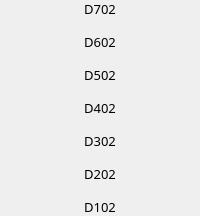
                            <widget class="QFrame" name="frame_70">
                             <property name="frameShape">
                              <enum>QFrame::NoFrame</enum>
                             </property>
                             <property name="frameShadow">
                              <enum>QFrame::Raised</enum>
                             </property>
                             <layout class="QVBoxLayout" name="verticalLayout_76">
                              <property name="spacing">
                               <number>15</number>
                              </property>
                              <property name="leftMargin">
                               <number>0</number>
                              </property>
                              <property name="topMargin">
                               <number>0</number>
                              </property>
                              <property name="rightMargin">
                               <number>0</number>
                              </property>
                              <property name="bottomMargin">
                               <number>0</number>
                              </property>
                              <item>
                               <widget class="QLabel" name="label_33">
                                <property name="font">
                                 <font>
                                  <family>Mitr SemiBold</family>
                                  <pointsize>10</pointsize>
                                 </font>
                                </property>
                                <property name="text">
                                 <string>D702</string>
                                </property>
                                <property name="alignment">
                                 <set>Qt::AlignCenter</set>
                                </property>
                               </widget>
                              </item>
                              <item>
                               <widget class="QLabel" name="label_178">
                                <property name="font">
                                 <font>
                                  <family>Mitr SemiBold</family>
                                  <pointsize>10</pointsize>
                                 </font>
                                </property>
                                <property name="text">
                                 <string>D602</string>
                                </property>
                                <property name="alignment">
                                 <set>Qt::AlignCenter</set>
                                </property>
                               </widget>
                              </item>
                              <item>
                               <widget class="QLabel" name="label_179">
                                <property name="font">
                                 <font>
                                  <family>Mitr SemiBold</family>
                                  <pointsize>10</pointsize>
                                 </font>
                                </property>
                                <property name="text">
                                 <string>D502</string>
                                </property>
                                <property name="alignment">
                                 <set>Qt::AlignCenter</set>
                                </property>
                               </widget>
                              </item>
                              <item>
                               <widget class="QLabel" name="label_180">
                                <property name="font">
                                 <font>
                                  <family>Mitr SemiBold</family>
                                  <pointsize>10</pointsize>
                                 </font>
                                </property>
                                <property name="text">
                                 <string>D402</string>
                                </property>
                                <property name="alignment">
                                 <set>Qt::AlignCenter</set>
                                </property>
                               </widget>
                              </item>
                              <item>
                               <widget class="QLabel" name="label_181">
                                <property name="font">
                                 <font>
                                  <family>Mitr SemiBold</family>
                                  <pointsize>10</pointsize>
                                 </font>
                                </property>
                                <property name="text">
                                 <string>D302</string>
                                </property>
                                <property name="alignment">
                                 <set>Qt::AlignCenter</set>
                                </property>
                               </widget>
                              </item>
                              <item>
                               <widget class="QLabel" name="label_182">
                                <property name="font">
                                 <font>
                                  <family>Mitr SemiBold</family>
                                  <pointsize>10</pointsize>
                                 </font>
                                </property>
                                <property name="text">
                                 <string>D202</string>
                                </property>
                                <property name="alignment">
                                 <set>Qt::AlignCenter</set>
                                </property>
                               </widget>
                              </item>
                              <item>
                               <widget class="QLabel" name="label_183">
                                <property name="font">
                                 <font>
                                  <family>Mitr SemiBold</family>
                                  <pointsize>10</pointsize>
                                 </font>
                                </property>
                                <property name="text">
                                 <string>D102</string>
                                </property>
                                <property name="alignment">
                                 <set>Qt::AlignCenter</set>
                                </property>
                               </widget>
                              </item>
                             </layout>
                            </widget>
